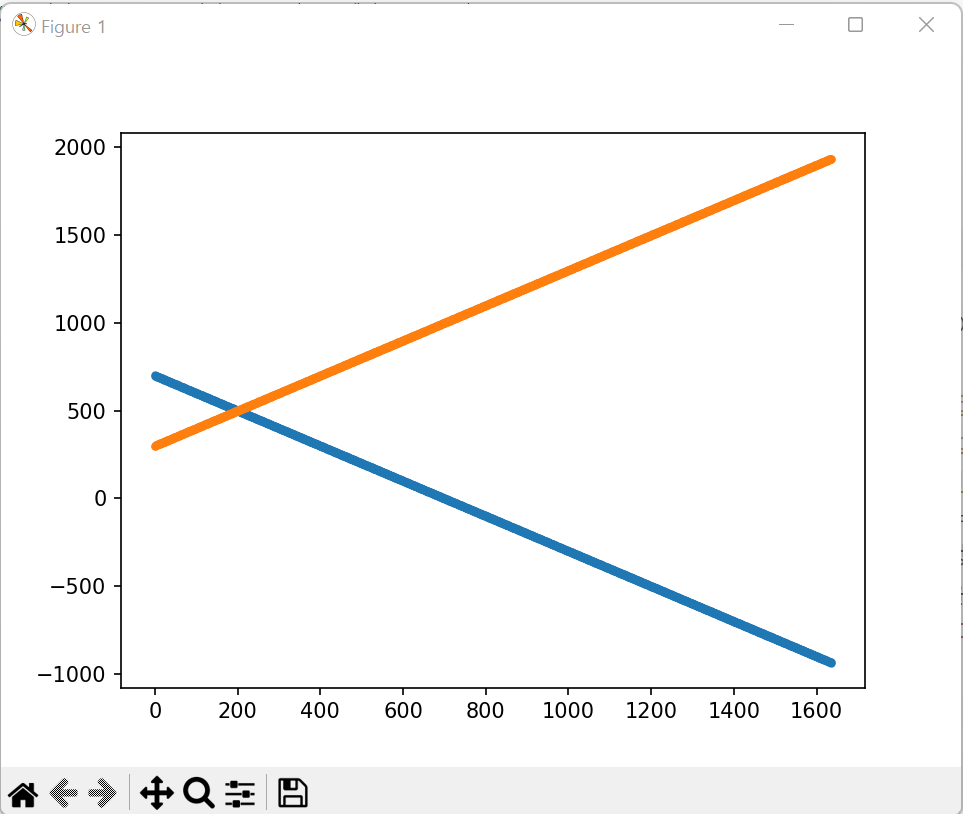

This figure's Python source:
import math
import numpy as np
import matplotlib.pyplot as plt

F = 700
fl = [700]
B = 300
bl = [300]

Fx = np.random.random(F)
Fy = np.random.random(F)

Bx = np.random.random(B)
By = np.random.random(B)


def norm(a, b, c, d):
    return math.sqrt((a - c) ** 2 + (b - d) ** 2)


for n in range(1, F):
    r = Fx[n]
    q = Fy[n]
    x_prev = Fx[n - 1]
    y_prev = Fy[n - 1]
    if r <= 1 / 2 and q <= 1 / 2:
        x_next = x_prev + 1
        y_next = y_prev + 1
    elif r > 1 / 2 >= q:
        x_next = x_prev - 1
        y_next = y_prev + 1
    elif r <= 1 / 2 < q:
        x_next = x_prev + 1
        y_next = y_prev - 1
    else:
        x_next = x_prev - 1
        y_next = y_prev - 1

    Fx = np.append(Fx, x_next)
    Fy = np.append(Fy, y_next)

for n in range(1, B):
    r = Bx[n]
    q = By[n]
    x_prev = Bx[n - 1]
    y_prev = By[n - 1]
    if r <= 1 / 2 and q <= 1 / 2:
        x_next = x_prev + 1
        y_next = y_prev + 1
    elif r > 1 / 2 >= q:
        x_next = x_prev - 1
        y_next = y_prev + 1
    elif r <= 1 / 2 < q:
        x_next = x_prev + 1
        y_next = y_prev - 1
    else:
        x_next = x_prev - 1
        y_next = y_prev - 1

    Bx = np.append(Bx, x_next)
    By = np.append(By, y_next)
for i in range(0, 700):
    for j in range(0, 300):
        if norm(Fx[i], Fy[i], Bx[j], By[j]) <= 0.05:
            F -= 1
            B += 1
            fl.append(F)
            bl.append(B)

plt.plot(fl, marker='o', markersize=3, lw=1)
plt.plot(bl, marker='o', markersize=3, lw=1)

print(fl)
print(bl)
plt.show()
